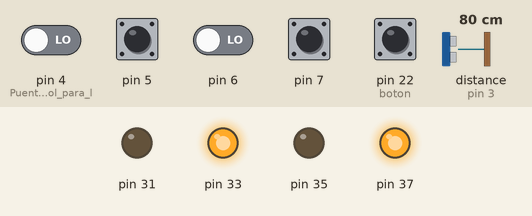
The sketch below on a simulated Arduino Mega 2560, built with avr-gcc and run on an emulated ATmega2560. On the bench: output pins drawn as LEDs (lit = HIGH). Wiring (inferred from the names in the program): ultrasonic range finder: trigger pin 2; echo pin 3. The inputs (shaded band) are chosen by the test bench; at power-on: pin 5, pin 7 HIGH, pin 4 (Puentes_de_control_para_l), pin 6, pin 22 (boton) LOW, distance to the obstacle (sensor on pin 3) 80 cm. The echo pulse lasts 58.3 µs per cm; the audio player accepts every command and is not drawn; pins used as bus, display or sensor lines are not drawn; what the sketch prints to the serial monitor is not drawn.

Above: at 1.7 s.
1.8 s: distance to the obstacle (sensor on pin 3) set to 23 cm
3.3 s: distance to the obstacle (sensor on pin 3) set to 19 cm
At 4.6 s:
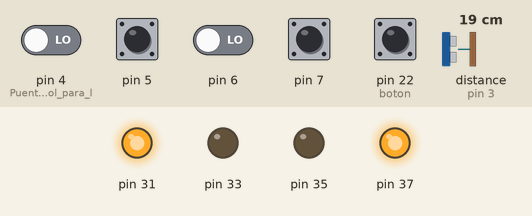
8.0 s: distance to the obstacle (sensor on pin 3) set to 60 cm
At 9.5 s:
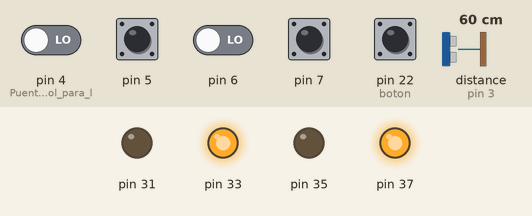
12.1 s: pin 4 (Puentes_de_control_para_l) driven HIGH
At 13.7 s:
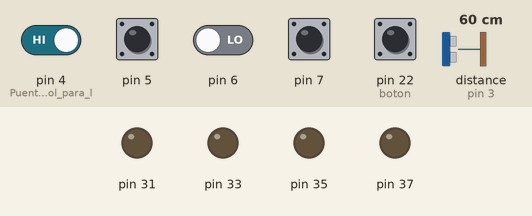
Timing chart, 0 to 14.7 s (numbered marks = the images above; inputs shaded):
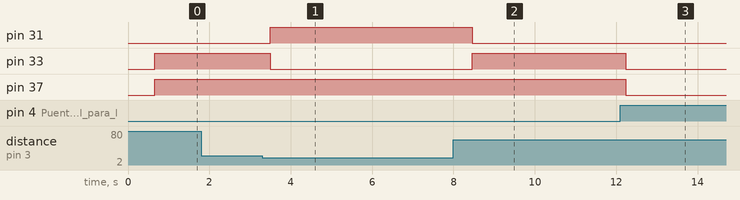

The sketch:

Arduino_Mega.ino
```cpp
#include "DFRobotDFPlayerMini.h"
#include <SoftwareSerial.h>

SoftwareSerial softSerial(10,11); // si no detecta al módulo, se deben invertir las conexiones o escribir (11,10) o los pines que se vayan a usar

DFRobotDFPlayerMini myDFPlayer;

const int trigPin = 2;   // Pines para el control de distancia(Sensor ultrasónico)
const int echoPin = 3;

const int boton = 22;  // Sensor capacitivo (táctil)

unsigned long previousMillis = 0; // Para almacenar el tiempo anterior
const unsigned long interval = 180000; // 3 minutos en milisegundos

bool audioEsquivarReproducido = false; // Para controlar si el audio de esquivar ya se reprodujo

void setup()
{
  softSerial.begin(9600);  // Comunicación con el modulo mp3

  Serial.begin(9600);

  Serial.println();
  Serial.println(F("DFRobot DFPlayer Mini Demo"));
  Serial.println(F("Initializing DFPlayer ... (May take 3~5 seconds)"));

  if (!myDFPlayer.begin(softSerial, /*isACK = */true, /*doReset = */true)) {  //Use serial to communicate with mp3.
    Serial.println(F("Unable to begin:"));
    Serial.println(F("1.Please recheck the connection!"));
    Serial.println(F("2.Please insert the SD card!"));
    while(true);
  }
  Serial.println(F("DFPlayer Mini online."));

  pinMode(trigPin, OUTPUT);    // Pines para el control de distancia(Sensor ultrasónico)
  pinMode(echoPin, INPUT);

  pinMode(4,INPUT);     // Puentes de control para los motores y el control de esquivar obstaculos
  pinMode(5,INPUT);
  pinMode(6,INPUT);
  pinMode(7,INPUT);
  pinMode(31,OUTPUT);
  pinMode(33,OUTPUT);
  pinMode(35,OUTPUT);
  pinMode(37,OUTPUT);

  pinMode(boton,INPUT);   //Botón de play para la canción

  myDFPlayer.setTimeOut(500); //Set serial communictaion time out 500ms

  //----Set volume----
  myDFPlayer.volume(30);  //Set volume value (0~30).
  myDFPlayer.volumeUp(); //Volume Up
  myDFPlayer.volumeDown(); //Volume Down

  //----Set different EQ----
  myDFPlayer.EQ(DFPLAYER_EQ_NORMAL);
//  myDFPlayer.EQ(DFPLAYER_EQ_POP);
//  myDFPlayer.EQ(DFPLAYER_EQ_ROCK);
//  myDFPlayer.EQ(DFPLAYER_EQ_JAZZ);
//  myDFPlayer.EQ(DFPLAYER_EQ_CLASSIC);
//  myDFPlayer.EQ(DFPLAYER_EQ_BASS);

  //----Set device we use SD as default----
//  myDFPlayer.outputDevice(DFPLAYER_DEVICE_U_DISK);
  myDFPlayer.outputDevice(DFPLAYER_DEVICE_SD);
//  myDFPlayer.outputDevice(DFPLAYER_DEVICE_AUX);
//  myDFPlayer.outputDevice(DFPLAYER_DEVICE_SLEEP);
//  myDFPlayer.outputDevice(DFPLAYER_DEVICE_FLASH);

  //----Mp3 control----
//  myDFPlayer.sleep();     //sleep
//  myDFPlayer.reset();     //Reset the module
//  myDFPlayer.enableDAC();  //Enable On-chip DAC
//  myDFPlayer.disableDAC();  //Disable On-chip DAC
//  myDFPlayer.outputSetting(true, 15); //output setting, enable the output and set the gain to 15

  myDFPlayer.loopFolder(1); //loop all mp3 files in folder SD:/01.

}

void loop()
{
// Se debe adecuar la activación de las señales para el control de los motores si es necesario
  int Am1=digitalRead(4);  //4-31   Detección del sentido a mover
  int Am2=digitalRead(5);  //5-33
  int Bm1=digitalRead(6);  //6-35
  int Bm2=digitalRead(7);  //7-37

  unsigned long currentMillis = millis(); // Tiempo actual

  if (Ultrasonido() <= 20){       //Esquivar
    myDFPlayer.playFolder(2, 1);  //play specific mp3 in SD:/02/001.mp3; Folder Name(1~99); File Name(1~255)
    Serial.print("\Derecha ");
    digitalWrite(31, HIGH);
    digitalWrite(33, LOW);
    digitalWrite(35, LOW);
    digitalWrite(37, HIGH);
    delay(700);
  }
  // Detectar si el audio terminó y reiniciar el bucle de audios
  else if (audioEsquivarReproducido && myDFPlayer.available()) {
    myDFPlayer.loopFolder(1);  // Reiniciar el bucle de audios en la carpeta SD:/01/
    audioEsquivarReproducido = false;  // Resetear la bandera de reproducción
  }
  else if (Am1 == HIGH && Am2 == LOW && Bm1 == HIGH && Bm2 == LOW){       //ADELANTE
    Serial.print("\Adelante ");
    digitalWrite(31, HIGH);
    digitalWrite(33, LOW);
    digitalWrite(35, HIGH);
    digitalWrite(37, LOW);
  }
  else if(Am1==LOW && Am2==HIGH && Bm1==LOW && Bm2==HIGH){       //ATRAS
    Serial.print("\Atras ");
    digitalWrite(31, LOW);
    digitalWrite(33, HIGH);
    digitalWrite(35, LOW);
    digitalWrite(37, HIGH);
  }
  else if(Am1==LOW && Am2==HIGH && Bm1==HIGH && Bm2==LOW){      //IZQUIERDA
    Serial.print("\Izquierda ");
    digitalWrite(31, LOW);
    digitalWrite(33, HIGH);
    digitalWrite(35, HIGH);
    digitalWrite(37, LOW);
  }
  else if(Am1==HIGH && Am2==LOW && Bm1==LOW && Bm2==HIGH){      //DERECHA
    Serial.print("\Derecha ");
    digitalWrite(31, HIGH);
    digitalWrite(33, LOW);
    digitalWrite(35, LOW);
    digitalWrite(37, HIGH);
  }

  else{
    digitalWrite(31, LOW);
    digitalWrite(33, LOW);
    digitalWrite(35, LOW);
    digitalWrite(37, LOW);
  }


  //%%%%%%%%%%%%%% Canción %%%%%%%%%%%%
  if(digitalRead(boton)==HIGH){
    myDFPlayer.playMp3Folder(1); //play specific mp3 in SD:/MP3/0001.mp3; File Name(0~65535)
    previousMillis = currentMillis; // Reinicia el temporizador
    delay(500);
  }
  else if(currentMillis - previousMillis >= interval){
    myDFPlayer.loopFolder(1); //loop all mp3 files in folder SD:/01.
    previousMillis = currentMillis; // Reinicia el temporizador
  }

}
        //%%%%%%%%%%%%%%%%%%%% Ultrasonido %%%%%%%%%%%%%%%%%%%%%%%
float Ultrasonido(void){
    digitalWrite(trigPin, LOW);
    delayMicroseconds(2);
    digitalWrite(trigPin, HIGH);
    delayMicroseconds(10);
    digitalWrite(trigPin, LOW);

    long duration = pulseIn(echoPin, HIGH);
    float distance = duration * 0.034 / 2;
    Serial.print("Distancia: ");
    Serial.print(distance);
    Serial.println(" cm");

    delay(100);

    return distance;
}
```

Measured:
- the behaviour switches between 21 and 20 cm on distance to the obstacle (sensor on pin 3) (found by bisection; images 0 and 1)
- after the input at 1.8 s, every drawn part: stays the same
- after the input at 3.3 s, pin 31: LOW → HIGH after 0.20 s; pin 33: HIGH → LOW after 0.20 s
- after the input at 8.0 s, pin 31: HIGH → LOW after 0.46 s; pin 33: LOW → HIGH after 0.46 s
- after the input at 12.1 s, pin 33, pin 37: HIGH → LOW after 0.13 s
